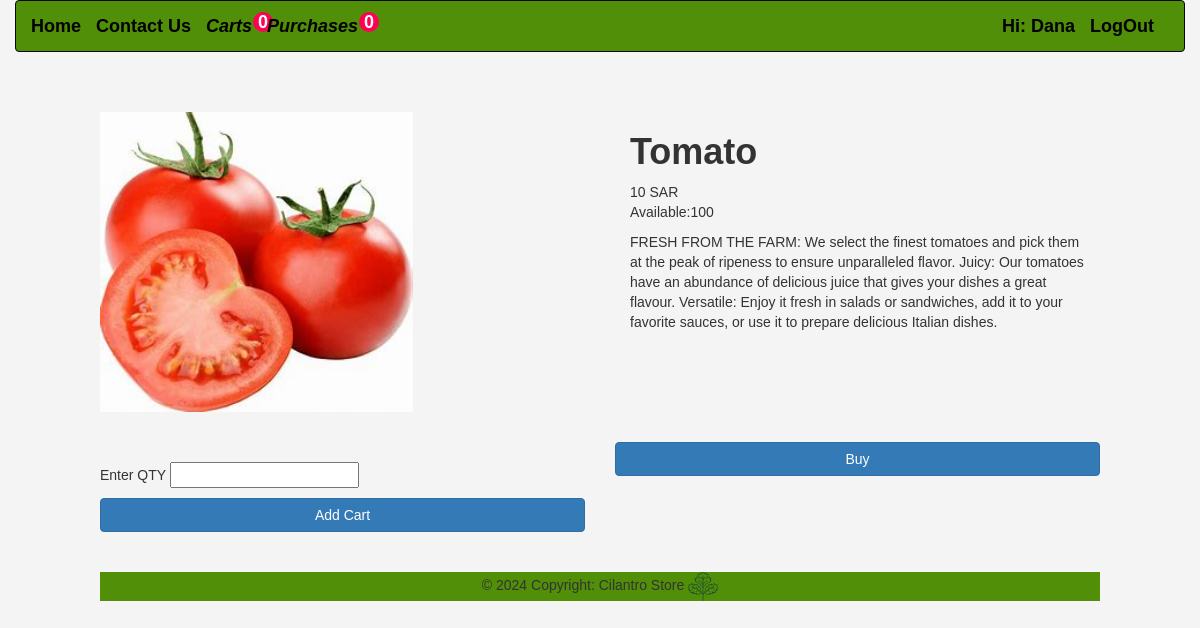
Screenshot of /show_prodect.php?id=12 (signed in) with the database file from the repository.
### tables this page shows
CREATE TABLE `product` (
  `ID_Item` int(11) NOT NULL,
  `name` varchar(255) NOT NULL,
  `Price` varchar(255) NOT NULL,
  `qty` int(10) NOT NULL,
  `img_path` varchar(255) NOT NULL,
  `Description` text NOT NULL,
  `Catogry_id` int(11) NOT NULL
);

### inc/function/function.php (called while the page is built, shortened)
<?php
function GetProductAndCatsWhere($where ,$value)
{
    global $con;
    $statement = $con->prepare("SELECT product.*,categories.* FROM product INNER JOIN categories ON product.Catogry_id=categories.id_cat WHERE $where  = ?  ");
    $statement->execute(array($value));
    $count =  $statement->fetch();
    return $count;
}
function CheckItem( $from , $where , $value)
{
    global $con;
    $statement = $con->prepare("SELECT * FROM  $from WHERE $where  = ? ");
    $statement->execute(array($value));
    $count =  $statement->rowCount();
    return $count;
}

### show_prodect.php (the view, shortened to what this page needs)
<?php
    include 'inc/templete/header.php';
    if(isset($_GET['id'])){
        $isset =CheckItem('product','ID_Item',$_GET['id']);
        if($isset == 0){ header("location:index.php");
        }
        else{
            $product = GetProductAndCatsWhere('ID_Item' , $_GET['id']);
        }
    }else{
        header("location:index.php");
    }
?>
    <section id="category" style="    margin: 0px auto;">
    <section id="popular-product"  style="    margin: 0px auto;" >
        <div class="product-container">
            <img src="img/<?php echo $product['img_path']; ?>" alt="pineapple" style="height: 300px;" >
            <div class="col-md-12">
                <h1><strong> <?php echo $product['name']; ?> </strong></h1>
                <div> <span class="price"> <?php echo $product['Price']; ?> SAR</span></div>
                <span class="quantity"> Available:<?php echo $product['qty']; ?> </span>
                <p style="    margin-top: 10px;"> <?php echo $product['Description']; ?></p>
            </div>
            <div>
                <form id="form_add_cart" method="POST" action="inc/add_cart.php" style="    margin-bottom: 10px;">
                <span>Enter QTY</span>
                    <input type="number" name="qty" palseholder="Enter QTY" required>
                </form>
                <button form="form_add_cart" type="submit" href="Checkout.php" class="btn btn-primary btn-block " style="    grid-column: 1;">
                        <i class="fas fa-shopping-bag"></i> Add Cart
                    </button>
            </div>
            <div>
                <a href="checkouts.php?page=show_prodect&id=<?php echo  $_GET['id']; ?>" class="btn btn-primary btn-block" style="    grid-column: 2;">
                    Buy
                </a>
            </div>
        </div>
    </section>
    <footer class="text-center text-black py-3 fixed-bottom" style="background-color: #508f07;">
        © 2024 Copyright: Cilantro Store
        <img src="img/Cilntro_LOGO.png" width="3%">
    </footer>
</body>
</html>

### inc/templete/header.php (shortened to what this page needs)
<?php
include "conect.php";
include 'inc/function/function.php';
if(isset($_SESSION["userid_normal"])){
    if(isset($_SESSION["userid_normal"])){ $id = $_SESSION["userid_normal"];}
    $stmt = $con->prepare("SELECT * FROM `admin` WHERE Admin_ID =?");
    $stmt->execute(array($id));
    $rows =$stmt->fetch();
}else{
    header("location:LogInUser.php");
}
?>
<!DOCTYPE html>
<html lang="en">
<head>
    <link href="layout/css/bootstrap.css" rel="stylesheet"  />
    <link rel="stylesheet" href="layout/css/styling.css" />
</head>
<body>
<div class="container-fluid">
<nav class="navbar navbar-default navbar-inverse">
  <div class="container-fluid">
  <div class="navbar-header" style="float:left;">
        <a class="navbar-brand" href="index.php">Home</a>
        <a class="navbar-brand" href="ContactUs.php">Contact Us</a>
        <?php
            $countsOfCart = CheckItem( 'cart' , 'id_user' , $_SESSION["userid_normal"]);
            $countsOfPurchases = CheckItem( 'requst' , 'id_user' , $_SESSION["userid_normal"]);
        ?>
        <a class="navbar-brand" href="cart.php" style="position: relative;"><i class="fa fa-shopping-cart">Carts</i>
            <p style="position: absolute;top: 11px;left: inherit;right: -6px;width: 20px;height: 20px;background: #ff0052;color: white;border-radius: 50%;font-weight: bold;text-align: center;"><?php echo $countsOfCart; ?></p>
        </a>
        <a class="navbar-brand" href="purchases.php" style="position: relative;"><i class="fa fa-shopping-cart">Purchases</i>
            <p style="position: absolute;top: 11px;left: inherit;right: -6px;width: 20px;height: 20px;background: #ff0052;color: white;border-radius: 50%;font-weight: bold;text-align: center;"><?php echo $countsOfPurchases; ?></p>
        </a>
    </div>
    <div class="navbar-header" style="float: right;">
        <span class="navbar-brand">Hi: <?php if(!empty($id)){echo $rows['Name']; } ?></span>
        <?php if(!empty($id)){
            echo '<a class="navbar-brand" href="logout.php">LogOut</a>';
        }else{
            echo '<a class="navbar-brand" href="LogInUser.php">Sign in</a>';
        }
         ?>
    </div>
  </div>
</nav>

### layout/css/styling.css (style rules this page uses)
#category, #popular-product, #popular-bundle-pack, #partner { display: flex; flex-direction: column; max-width: 1000px; margin: 50px auto; }
#popular-product { margin: 80px auto; }
.product-container { display: grid; grid-template-columns: 1fr 1fr; grid-gap: 30px; margin: 40px 0px; }
button { color: #4eb060; background-color: #a7a7a7; }

### inc/templete/header.php (style rules this page uses)
body { font-family: Arial, sans-serif; margin: 0; padding: 0; background-color: #f4f4f4; }
form { margin-top: 20px; }

### rows the page displays
product: img_path (picture), name "Tomato", Price "10", qty "100", Description "FRESH FROM THE FARM: We select the finest tomatoes and pick them at the peak of ripeness to ensure unparalleled flavor. Juicy: Our tomatoes have an abundance of delicious juice that gives your dishes a great flavour. Versatile: Enjoy it fresh in salads or sandwiches, add it to your favorite sauces, or use it to prepare delicious Italian dishes."

### other values shown
$countsOfCart "0"
$countsOfPurchases "0"
$rows['Name'] "Dana"
